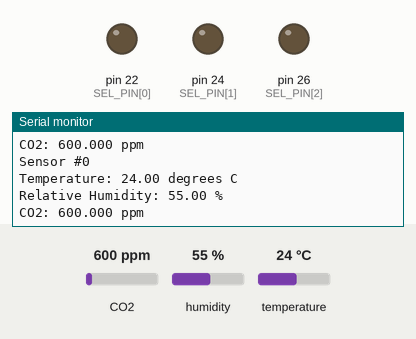
The sketch below on a simulated Arduino Mega 2560, built for the host (arithmetic inside an expression is 32-bit, double 64-bit). On the bench: output pins drawn as LEDs (lit = HIGH), the last lines printed to the serial monitor. The test bench sets the inputs (shaded band); at power-on: temperature 24 °C, CO2 600 ppm, humidity 55 %.

Above: at 1.2 s.
1.3 s: temperature set to 2 °C
At 2.0 s:
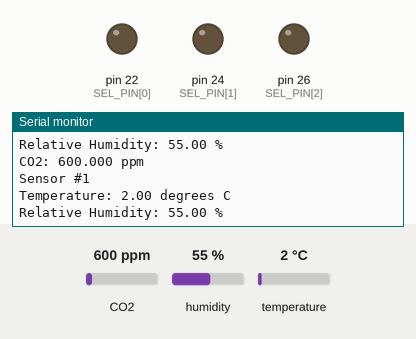
4.3 s: CO2 set to 1050 ppm
At 5.1 s:
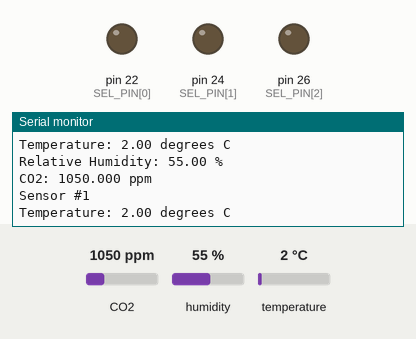

Measured:
- after the input at 1.3 s, the serial monitor: prints a new line after 0.19 s (image 1)
- after the input at 4.3 s, the serial monitor: prints a new line after 0.18 s (image 2)

The sketch:

carbon_dioxide_test.ino
```cpp
// Basic demo for readings from Adafruit SCD30
#include <Adafruit_SCD30.h>

Adafruit_SCD30  scd30;
// set to the pins connected to SEL on the multiplexor
const int SEL_PIN[3] = {22, 24, 26};

const int NUM_OF_SENS = 2;

float temperature[NUM_OF_SENS];
float humidity[NUM_OF_SENS];
float CO2[NUM_OF_SENS];


// prototypes
void print_data(float temperature[NUM_OF_SENS], float humidity[NUM_OF_SENS], float CO2[NUM_OF_SENS]);
void sel_numbers(int n, int sel_settings[3]);
void sel_pins(int sel_settings[3]);

void setup(void) {
  //pin modes
  pinMode(SEL_PIN[0], OUTPUT);
  pinMode(SEL_PIN[1], OUTPUT);
  pinMode(SEL_PIN[2], OUTPUT);

  digitalWrite(SEL_PIN[0], LOW);
  digitalWrite(SEL_PIN[1], LOW);
  digitalWrite(SEL_PIN[2], LOW);


  Serial.begin(9600);
  while (!Serial) delay(10);     // will pause Zero, Leonardo, etc until serial console opens

  Serial.println("Adafruit SCD30 test!");

  //Try to initialize!
  if (!scd30.begin()) {
    Serial.println("Failed to find SCD30 chip");
    while (1) { delay(10); }
  }
  Serial.println("bruh");


  // if (!scd30.setMeasurementInterval(10)){
  //   Serial.println("Failed to set measurement interval");
  //   while(1){ delay(10);}
  // }
  Serial.print("Measurement Interval: ");
  Serial.print(scd30.getMeasurementInterval());
  Serial.println(" seconds");


  }


void loop() {
  for (int i = 0; i < NUM_OF_SENS; i++){
    // sets the SDA using the multiplexor
    sel_pins(i);

    // error reading check
    if (!scd30.read()){ Serial.println("Error reading sensor data");
    delay(1000);
    return; }

    // saves current info into the arrays
    temperature[i] = scd30.temperature;
    humidity[i] = scd30.relative_humidity;
    CO2[i] = scd30.CO2;
  }

  print_data(temperature, humidity, CO2);


}

void print_data(float temperature[NUM_OF_SENS], float humidity[NUM_OF_SENS], float CO2[NUM_OF_SENS]){
  for (int i = 0; i < NUM_OF_SENS; i++){
    // prints out all sensors, repeating until all have been printed
    Serial.print ("Sensor #");
    Serial.println (i);
    Serial.print("Temperature: ");
    Serial.print(temperature[i]);
    Serial.println(" degrees C");

    Serial.print("Relative Humidity: ");
    Serial.print(humidity[i]);
    Serial.println(" %");

    Serial.print("CO2: ");
    Serial.print(CO2[i], 3);
    Serial.println(" ppm");
    Serial.println("");
  }
}

void sel_numbers(int n, int sel_settings[3]){
  if (n > 8|| n < 0)
  Serial.println("Invalid sensor number");
  int i = 0;
  while (n > 0) {
    // storing remainder in binary array
    sel_settings[i] = n % 2;
    n = n / 2;
    i++;
  }
}

void sel_pins(int num){
  int sel_settings[3] = {0};
  sel_numbers(num, sel_settings);

  for (int i = 0; i < 3; i++){
    if (sel_settings[i] == 0)
      digitalWrite(SEL_PIN[i], LOW);

    else if (sel_settings[i] == 1)
      digitalWrite(SEL_PIN[i], HIGH);
  }

  delay(1000);


}
```
